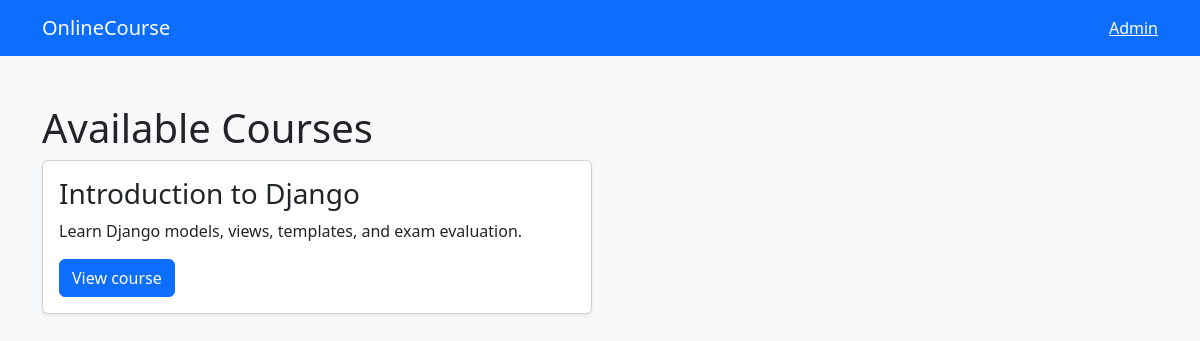
The page / on the database its author committed.
### onlinecourse/models.py (models this page shows, shortened)
class Course(models.Model):
    name=models.CharField(max_length=200)
    description=models.TextField(blank=True)
    instructor=models.ForeignKey(Instructor,on_delete=models.SET_NULL,null=True,blank=True)

### onlinecourse/views.py (the view)
# urls.py: path('',views.course_index,name='course_index'),
def course_index(request):
    return render(request,'onlinecourse/course_index.html',{'courses':Course.objects.all()})

### onlinecourse/templates/onlinecourse/course_index.html
{% extends 'onlinecourse/base.html' %}{% block content %}<h1>Available Courses</h1><div class="row g-3">{% for course in courses %}<div class="col-md-6"><div class="card shadow-sm"><div class="card-body"><h3>{{ course.name }}</h3><p>{{ course.description }}</p><a class="btn btn-primary" href="{% url 'course_details' course.id %}">View course</a></div></div></div>{% empty %}<p>No courses available. Add one in the admin site.</p>{% endfor %}</div>{% endblock %}

### rows shown on the page
Course: name "Introduction to Django", description "Learn Django models, views, templates, and exam evaluation."
